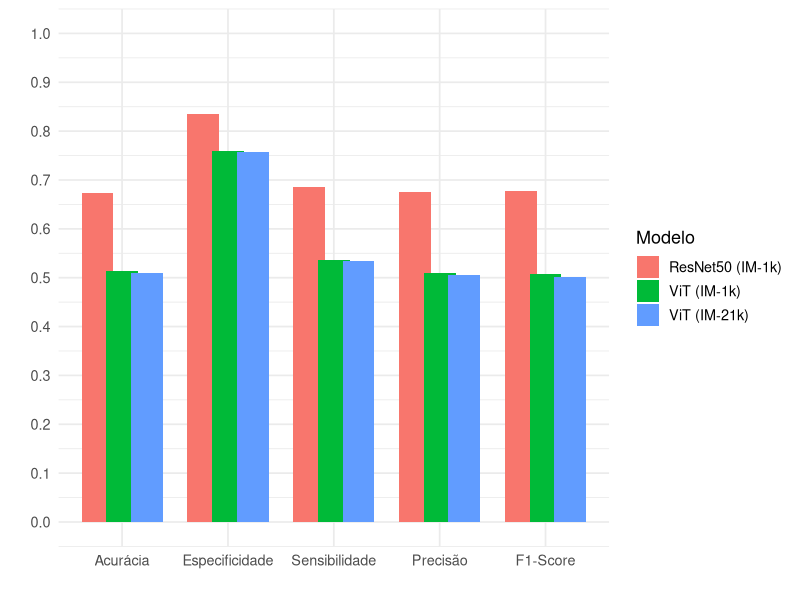

Reproduce this figure in R.
# Instalar o pacote caso ainda não esteja instalado
#install.packages("ggplot2")

# Carregar a biblioteca
library(ggplot2)

# Criar dataframe com métricas na ordem desejada
resultados <- data.frame(
  Modelo = rep(c("ResNet50 (IM-1k)", "ViT (IM-1k)", "ViT (IM-21k)"), each = 5),
  Metrica = factor(rep(c("Acurácia", "Especificidade", "Sensibilidade", "Precisão", "F1-Score"), times = 3),
                   levels = c("Acurácia", "Especificidade", "Sensibilidade", "Precisão", "F1-Score")),
  Valor = c(
    0.6738, 0.8354, 0.6860, 0.6747, 0.6770,     # ResNet50 (melhor em LR=0.01)
    0.5130, 0.7584, 0.5361, 0.5106, 0.5076,     # ViT IM-1k (melhor em LR=0.001)
    0.5100, 0.7572, 0.5336, 0.5064, 0.5015      # ViT IM-21k (melhor em LR=0.001)
  )
)

# Plotar gráfico de barras comparativas
ggplot(resultados, aes(x = Metrica, y = Valor, fill = Modelo)) +
  geom_bar(stat = "identity", position = position_dodge(width = 0.7)) +
  labs(
    #title = "Comparação de Métricas entre ResNet50 e ViT (IM-1k e IM-21k)",
    x = "",
    y = "",
    fill = "Modelo"
  ) +
  scale_y_continuous(limits = c(0, 1), breaks = seq(0, 1, 0.1)) +
  theme_minimal(base_size = 13)
